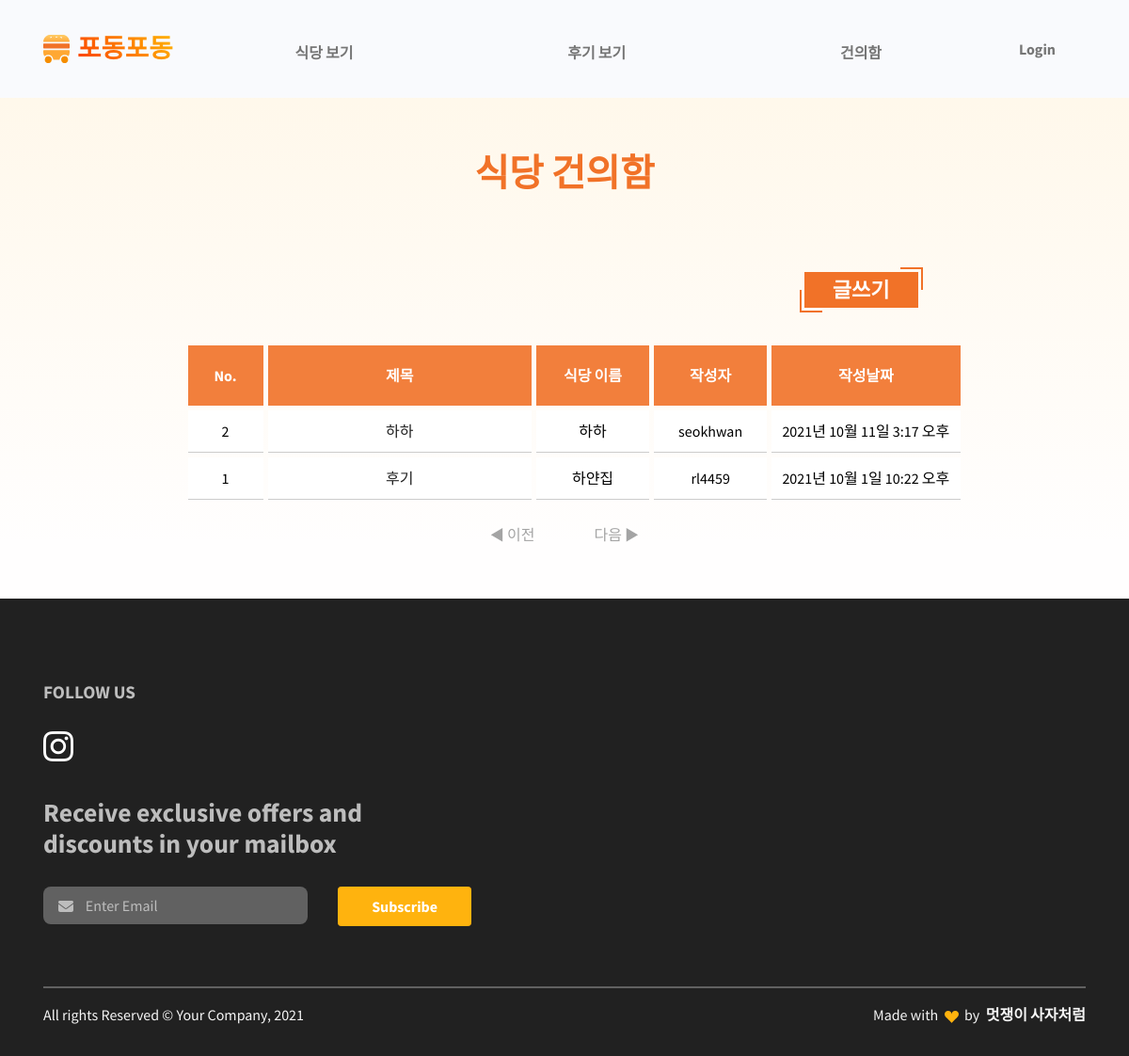
Page /board/board_main on the committed database.
### board/models.py (models this page shows, shortened)
class Board(models.Model):
    id = models.AutoField(primary_key=True)
    title = models.CharField(max_length=2000)
    cafeteria = models.CharField(max_length=2000)
    writer = models.ForeignKey(User, on_delete=models.CASCADE)
    date = models.DateTimeField()
    body = models.TextField()

### board/views.py (the view)
# urls.py: path('board_main',board_main,name='board_main'),
def board_main(request):
    boards = Board.objects.all().order_by('-date')
    return render(request,'board/board_main.html',{'boards':boards})

### board/templates/board/board_main.html (shortened to what this page needs)
{% extends 'base.html' %}
{% load static %}
{% block content %}
<link rel="stylesheet" href="{% static 'css/components/restaurant_search.css'%}">
<section class="py-0 bg-primary-gradient">
    <div class = 'container'>
        <div class="row justify-content-center g-0">
            <div class="col-xl-9">
                <div class="col-lg-6 text-center mx-auto mb-3 mb-md-5 mt-4">
                    <h5 class="fw-bold text-danger fs-3 fs-lg-5 lh-sm my-6" style="margin-top:10rem !important;">식당 건의함</h5>
                </div>
                <div class = "board_main">
                    <a href = "{% url 'board:request_new' %}"><button class = 'board_write'>글쓰기</button></a>
                    <table class = 'board_table'>
                        <thead>
                            <tr>
                                <th scope="col" id = 'board_num'>No.</th>
                                <th scope="col" id = 'board_title'>제목</th>
                                <th scope='col' id = 'board_cafeteria'>식당 이름</th>
                                <th scope="col" id = 'board_writer'>작성자</th>
                                <th scope="col" id = 'board_date'>작성날짜</th>
                            </tr>
                        </thead>
                        <tbody>
                            {% for board in boards %}
                            <tr>
                                <td>{{ forloop.revcounter }}</td>
                                <td><a id = 'board_title_a' href="{% url 'board:request_detail' board.id %}">{{board.title}}</a></td>
                                <td>{{board.cafeteria}}</td>
                                <td>{{board.writer}}</td>
                                <td>{{board.date}}</td>
                            </tr>
                            {% endfor %}
                        </tbody>
                    </table>
                </div>
            </div>
        </div>
        <div class="page middle">
            {% if pages.has_previous %}
            <a href="?page={{pages.previous_page_number}}" class="page_click active">◀ 이전</a>
            {% else %}
            <a class="page_click nonactive">◀ 이전</a>
            {% endif %}
            {% if pages.has_next %}
            <a href="?page={{pages.next_page_number}}" class="page_click active">다음 ▶</a>
            {% else %}
            <a class="page_click nonactive">다음 ▶</a>
            {% endif %}
        </div>
    </div>
</section>
{% endblock %}

### podongpodong/static/css/board.css (style rules this page uses)
.board_main { text-align:right; }
.board_table { width:100%; border-collapse:separate; border-spacing:5px; text-align:center; line-height:1.5; margin:20px 10px; }
.board_table th { padding:20px; font-weight:bold; vertical-align:top; color:white; background:#F17228; opacity:0.9; }
#board_num { width:10%; }
#board_cafeteria { width:15% }
#board_title { width:35%; }
#board_writer { width:15%; }
.board_table td { width:155px; padding:10px; vertical-align:top; border-bottom:1px solid #ccc; color:black; background:white; }
.board_write { background-color: #F17228; border: none; color: #ffffff; cursor: pointer; display: inline-block; font-family: 'BenchNine', Arial, sans-serif; font-size: 1em; font-size: 22px; line-height: 1em; margin: 15px 40px; outline: none; padding: 9px 30px 7.5px; position: relative; text-transform: uppercase; font-weight: 700; }
.board_write:before, .board_write:after { border-color: transparent; -webkit-transition: all 0.25s; transition: all 0.25s; border-style: solid; border-width: 0; content: ""; height: 24px; position: absolute; width: 24px; }
.board_write:before { border-color: #F17228; border-right-width: 2px; border-top-width: 2px; right: -5px; top: -5px; }
.board_write:after { border-bottom-width: 2px; border-color: #F17228; border-left-width: 2px; bottom: -5px; left: -5px; }

### podongpodong/static/css/components/restaurant_search.css (style rules this page uses)
.middle { text-align: center; margin-bottom: 5%; }
.middle a { margin: 20px; padding: 10px; }
.nonactive { color: #a4a4a4; cursor: pointer; }

### rows in the picture
Board: title "하하", cafeteria "하하", writer "seokhwan", date "2021년 10월 11일 3:17 오후"
Board: title "후기", cafeteria "하얀집", writer "rl4459", date "2021년 10월 1일 10:22 오후"
